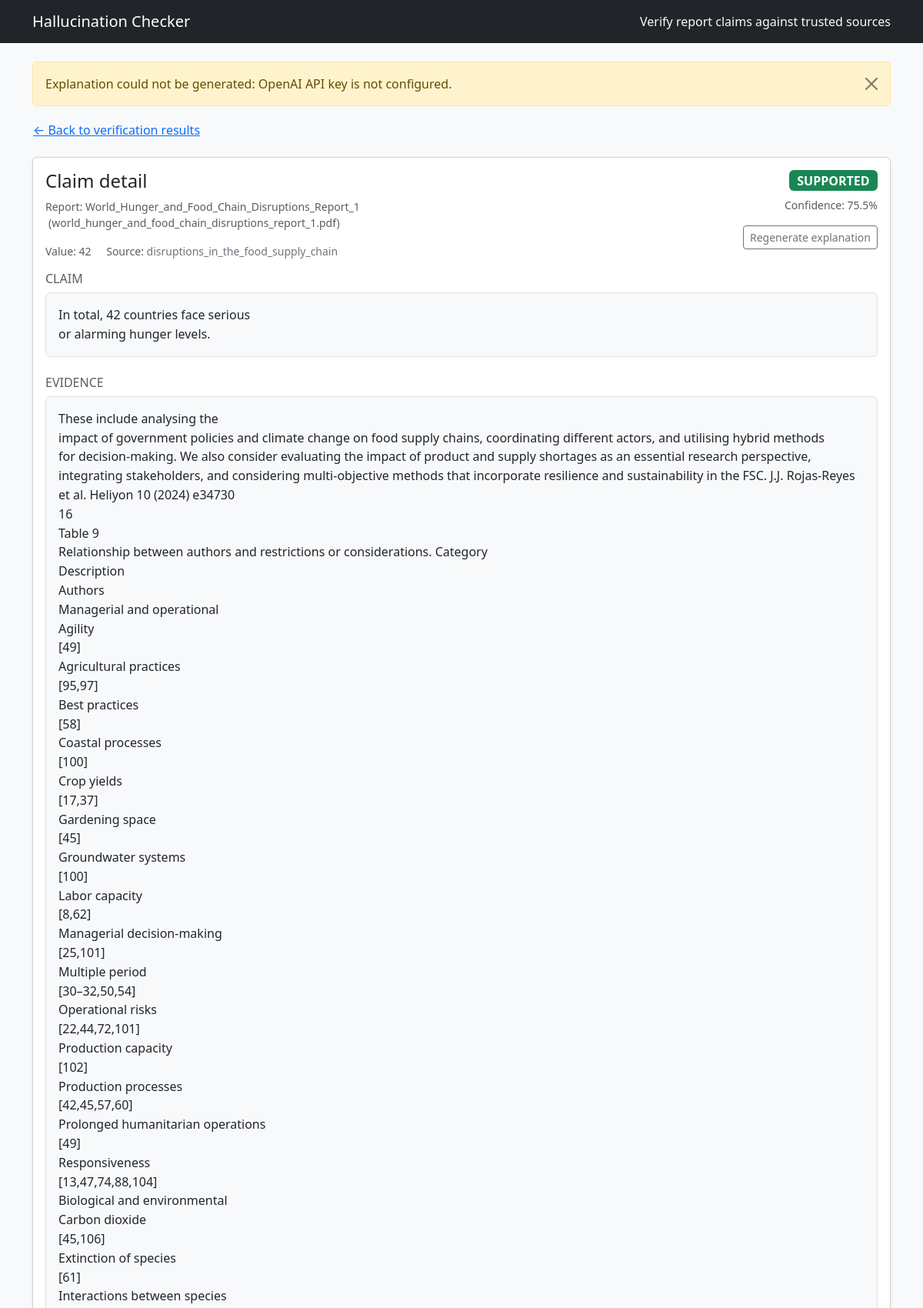
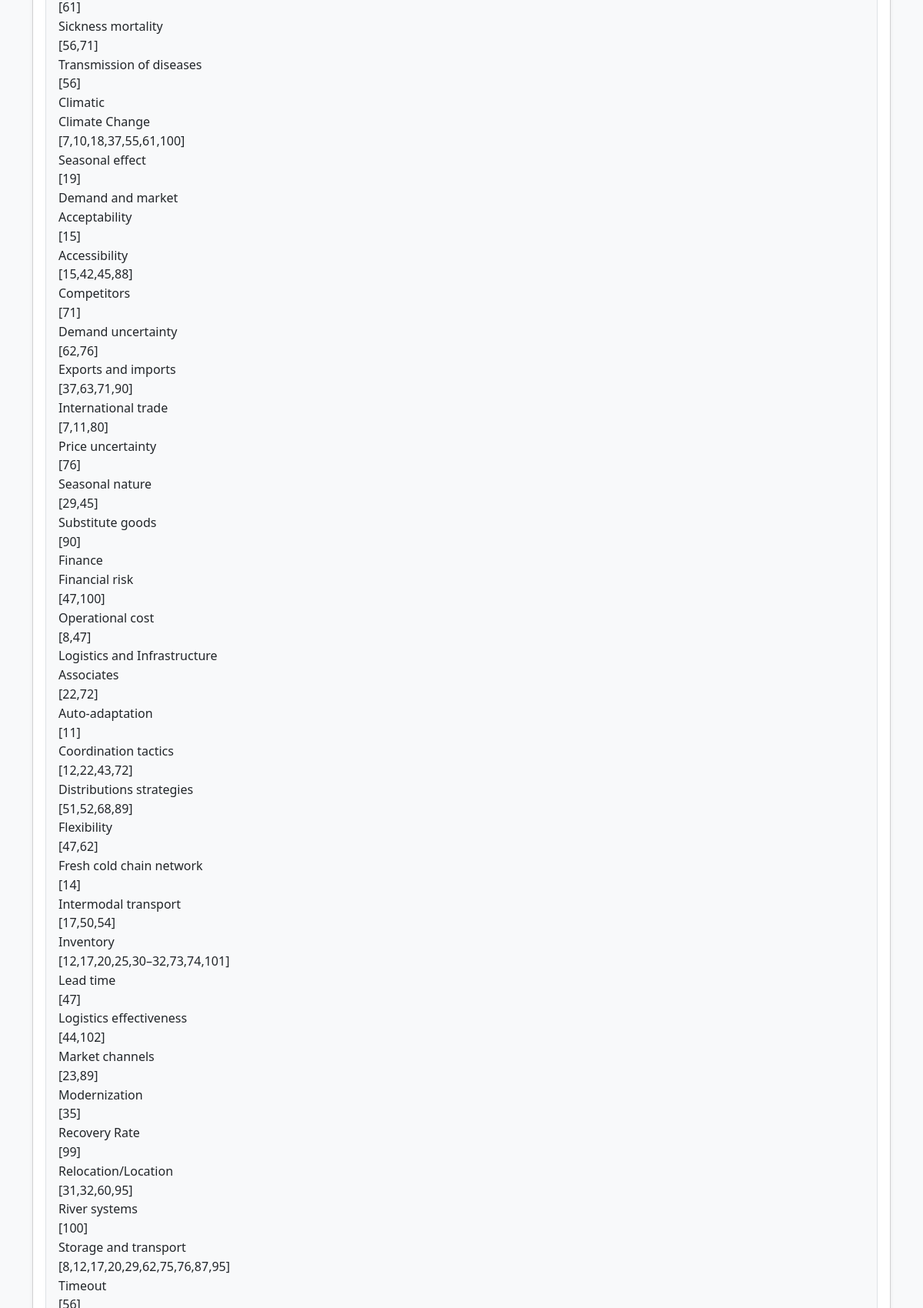
The page /claim/5 (upper part) on the database its author committed (2 pictures, top to bottom).
### src/hallcheck/models.py (models this page shows)
class Base(DeclarativeBase):
    """Declarative base class."""

class Document(Base):
    __tablename__ = "documents"
    id: Mapped[int] = mapped_column(Integer, primary_key=True, autoincrement=True)
    kind: Mapped[DocumentKind] = mapped_column(Enum(DocumentKind), nullable=False)
    path: Mapped[str] = mapped_column(String(512), nullable=False)
    title: Mapped[Optional[str]] = mapped_column(String(256), nullable=True)
    year: Mapped[Optional[int]] = mapped_column(Integer, nullable=True)
    chunks: Mapped[List["Chunk"]] = relationship("Chunk", back_populates="document", cascade="all, delete-orphan")
    claims: Mapped[List["Claim"]] = relationship("Claim", back_populates="document", cascade="all, delete-orphan")

class Claim(Base):
    __tablename__ = "claims"
    id: Mapped[int] = mapped_column(Integer, primary_key=True, autoincrement=True)
    doc_id: Mapped[int] = mapped_column(ForeignKey("documents.id"), nullable=False, index=True)
    sentence: Mapped[str] = mapped_column(Text, nullable=False)
    value: Mapped[Optional[float]] = mapped_column(Float, nullable=True)
    units: Mapped[Optional[str]] = mapped_column(String(64), nullable=True)
    year: Mapped[Optional[int]] = mapped_column(Integer, nullable=True)
    meta: Mapped[Optional[dict]] = mapped_column(JSON, nullable=True)
    document: Mapped[Document] = relationship("Document", back_populates="claims")
    verdicts: Mapped[List["Verdict"]] = relationship("Verdict", back_populates="claim", cascade="all, delete-orphan")

class Verdict(Base):
    __tablename__ = "verdicts"
    id: Mapped[int] = mapped_column(Integer, primary_key=True, autoincrement=True)
    claim_id: Mapped[int] = mapped_column(ForeignKey("claims.id"), nullable=False, index=True)
    status: Mapped[VerdictStatus] = mapped_column(Enum(VerdictStatus), nullable=False)
    confidence: Mapped[float] = mapped_column(Float, nullable=False)
    evidence: Mapped[Optional[dict]] = mapped_column(JSON, nullable=True)
    explanation: Mapped[Optional[str]] = mapped_column(Text, nullable=True)
    claim: Mapped[Claim] = relationship("Claim", back_populates="verdicts")

### app.py (the view)
@app.get("/claim/<int:claim_id>")
def claim_detail(claim_id: int):
    try:
        detail = fetch_claim_detail(claim_id)
    except ValueError as exc:
        flash(str(exc), "warning")
        return redirect(url_for("home"))
    except Exception as exc:  # pragma: no cover - defensive handling
        flash(f"Unable to load claim: {exc}", "danger")
        return redirect(url_for("home"))
    if not detail.get("explanation"):
        try:
            detail["explanation"] = get_or_make_explanation(claim_id)
        except Exception as exc:  # pragma: no cover - defensive handling
            flash(f"Explanation could not be generated: {exc}", "warning")
    report_meta = None
    report_doc_id = detail.get("report_doc_id")
    if report_doc_id is not None:
        report_meta = get_report_details(report_doc_id)
    regen_form = RegenerateExplanationForm()
    return render_template("claim_detail.html", detail=detail, report=report_meta, regen_form=regen_form)

### app.py
class RegenerateExplanationForm(FlaskForm):
    submit = SubmitField("Regenerate explanation")

### app.py (called while the page is built)
@app.context_processor
def inject_globals():
    return {"STATUS_BADGES": STATUS_BADGES}

### src/hallcheck/db.py (called while the page is built)
def init_db() -> None:
    from .models import Base  # Imported lazily to avoid circular import
    Base.metadata.create_all(bind=engine)
    _ensure_verdict_explanation_column()

@contextmanager
def get_session() -> Iterator[Session]:
    session = SessionLocal()
    try:
        yield session
        session.commit()
    except Exception:
        session.rollback()
        raise
    finally:
        session.close()

def _ensure_verdict_explanation_column() -> None:
    try:
        with engine.begin() as connection:
            inspector = inspect(connection)
            if "verdicts" not in inspector.get_table_names():
                return
            column_names = {col["name"] for col in inspector.get_columns("verdicts")}
            if "explanation" in column_names:
                return
            connection.execute(text("ALTER TABLE verdicts ADD COLUMN explanation TEXT"))
    except Exception:
        pass

### src/hallcheck/webbridge.py (called while the page is built, shortened)
def get_or_make_explanation(claim_id: int) -> str:
    if not settings.openai_api_key:
        raise RuntimeError("OpenAI API key is not configured.")

def get_report_details(report_doc_id: int) -> dict | None:
    init_db()
    with get_session() as session:
        report = session.scalar(select(Document).where(Document.id == report_doc_id))
        if not report:
            return None
        return {
            "id": report.id,
            "title": report.title or Path(report.path).stem,
            "path": report.path,
            "filename": Path(report.path).name,
        }

def _top_candidate(verdict: Optional[Verdict]) -> Optional[dict]:
    if not verdict or not isinstance(verdict.evidence, dict):
        return None
    candidates = verdict.evidence.get("candidates")
    if not isinstance(candidates, list) or not candidates:
        return None
    first = candidates[0]
    return first if isinstance(first, dict) else None

### templates/claim_detail.html (shortened to what this page needs)
{% extends "layout.html" %}
{% block content %}
<div class="mb-3">
  {% if detail.report_doc_id %}
    <a href="{{ url_for('results', report_doc_id=detail.report_doc_id) }}#claim-{{ detail.claim_id }}" class="btn btn-link px-0">
      &larr; Back to verification results
    </a>
  {% else %}
    <a href="{{ url_for('home') }}" class="btn btn-link px-0">&larr; Back to dashboard</a>
  {% endif %}
</div>
<div class="card shadow-sm mb-4">
  <div class="card-body">
    <div class="d-flex justify-content-between align-items-start flex-column flex-lg-row gap-4 mb-3">
      <div>
        <h1 class="h4 mb-2">Claim detail</h1>
        {% if report %}
          <div class="small text-muted">
            Report: {{ report.title }}
            {% if report.filename %}
              <span class="ms-1 text-lowercase">({{ report.filename }})</span>
            {% endif %}
          </div>
        {% endif %}
        <div class="small text-muted mt-3">
          {% if detail.value is not none %}
            <span>Value: {{ "{:g}".format(detail.value) }}</span>
          {% endif %}
          {% if detail.source_title %}
            <span class="ms-3">
              Source:
              {% if detail.report_doc_id %}
                <a href="{{ url_for('results', report_doc_id=detail.report_doc_id) }}#claim-{{ detail.claim_id }}" class="link-secondary text-decoration-none">
                  {{ detail.source_title }}
                </a>
              {% else %}
                {{ detail.source_title }}
              {% endif %}
            </span>
          {% endif %}
        </div>
      </div>
      <div class="text-lg-end w-100 w-lg-auto">
        {% set badge_class = STATUS_BADGES.get(detail.status, 'bg-secondary') %}
        <span class="badge {{ badge_class }} fs-6">{{ detail.status }}</span>
        {% if detail.confidence is not none %}
          <div class="small text-muted mt-2">Confidence: {{ (detail.confidence * 100) | round(1) }}%</div>
        {% endif %}
        <form action="{{ url_for('claim_regen', claim_id=detail.claim_id) }}" method="post" class="mt-3">
          {{ regen_form.submit(class="btn btn-outline-secondary btn-sm") }}
        </form>
      </div>
    </div>
    <section class="mb-4">
      <h2 class="h6 text-uppercase text-muted">Claim</h2>
      <div class="text-block bg-light border rounded p-3">{{ detail.sentence }}</div>
    </section>
    <section class="mb-4">
      <h2 class="h6 text-uppercase text-muted">Evidence</h2>
      {% if detail.evidence_text %}
        <div class="text-block bg-light border rounded p-3">{{ detail.evidence_text }}</div>
      {% else %}
        <p class="text-muted fst-italic mb-0">No evidence snippet recorded for this claim.</p>
      {% endif %}
    </section>
  </div>
</div>
{% endblock %}

### static/styles.css (style rules this page uses)
body { background-color: #f8f9fa; }
.text-block { white-space: pre-wrap; font-family: inherit; line-height: 1.55; }

### rows shown on the page
Document: title "World_Hunger_and_Food_Chain_Disruptions_Report_1"
Claim: value "42", sentence "In total, 42 countries face serious or alarming hunger levels."
Verdict: status "SUPPORTED", (detail.confidence*100)|round(1) "75.5"

### other values the page prints
{{ message }} "Explanation could not be generated: OpenAI API key is not configured."
{{ report.filename }} "world_hunger_and_food_chain_disruptions_report_1.pdf"
{{ detail.source_title }} "disruptions_in_the_food_supply_chain"
